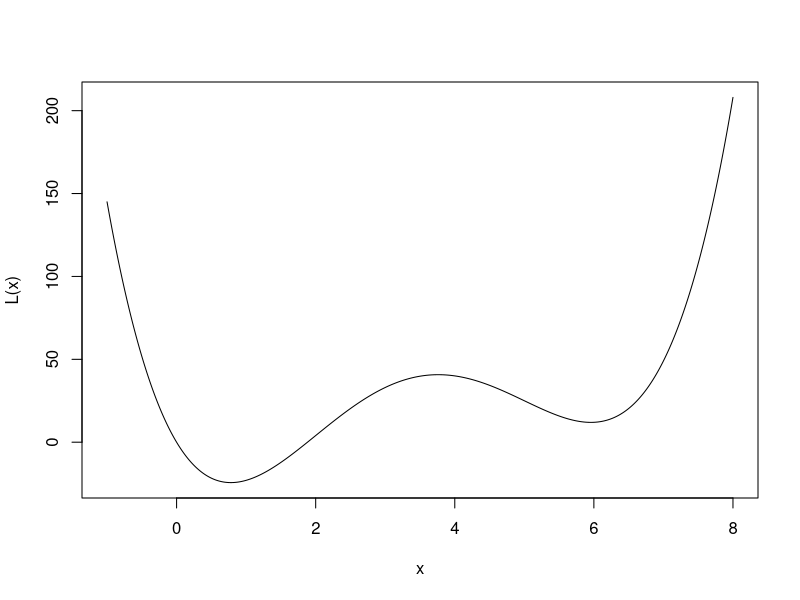
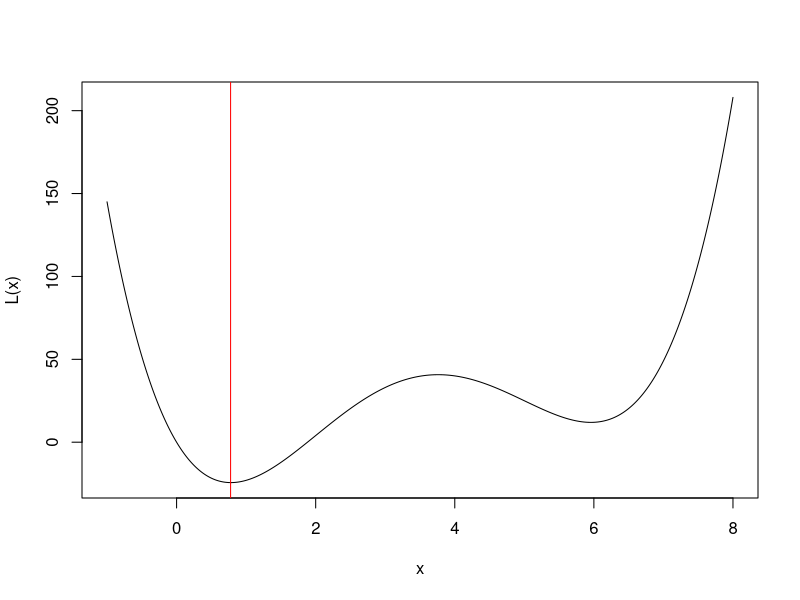
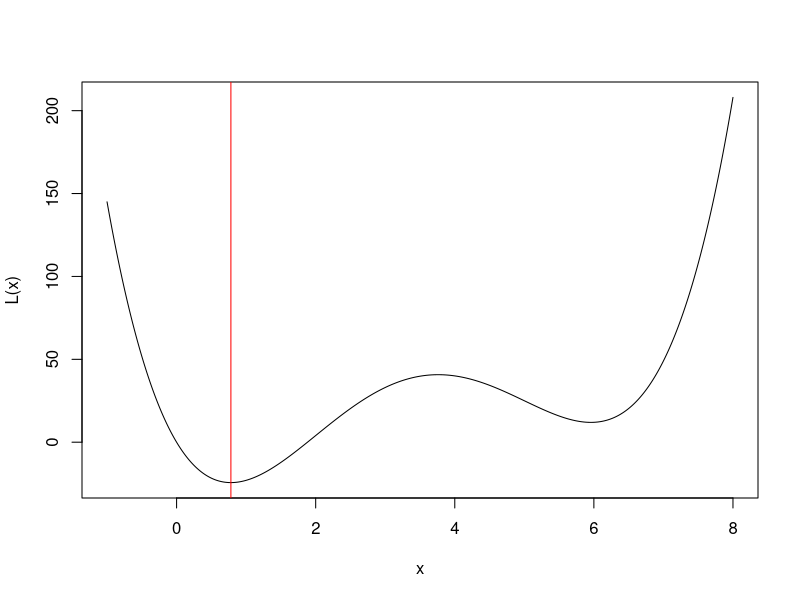
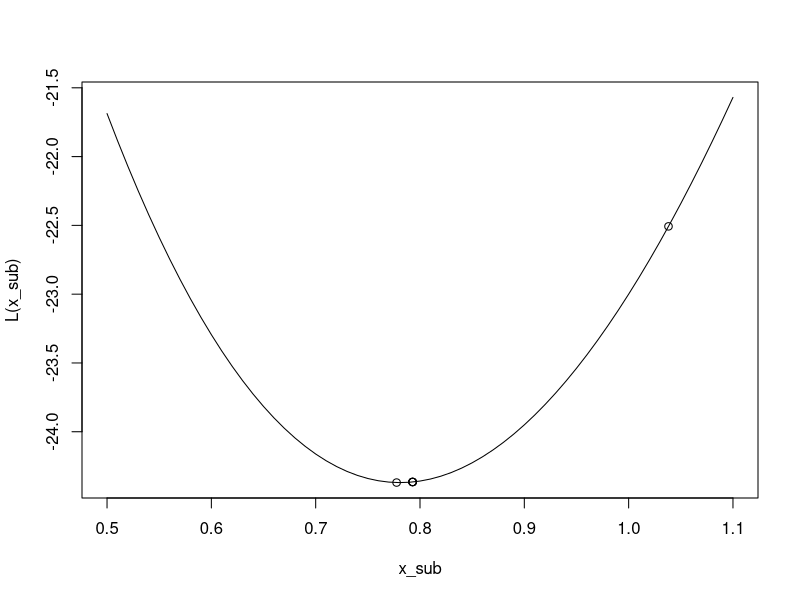
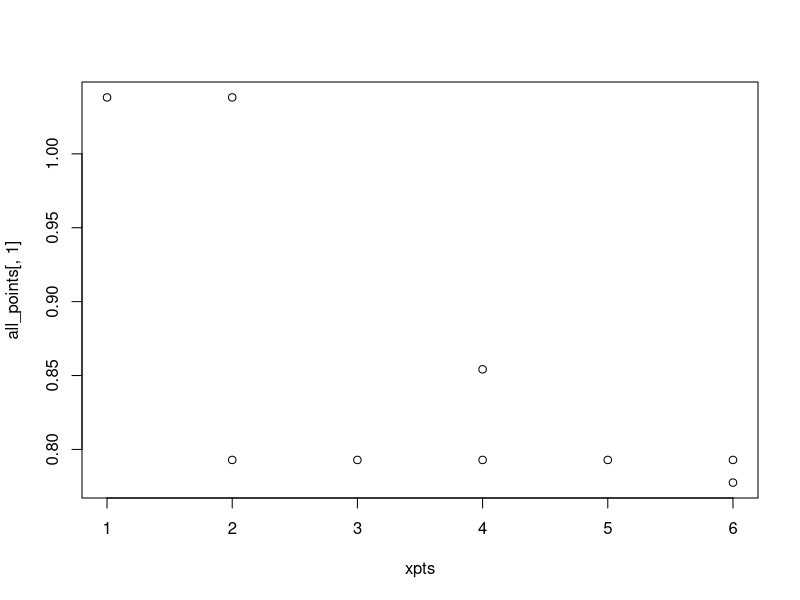
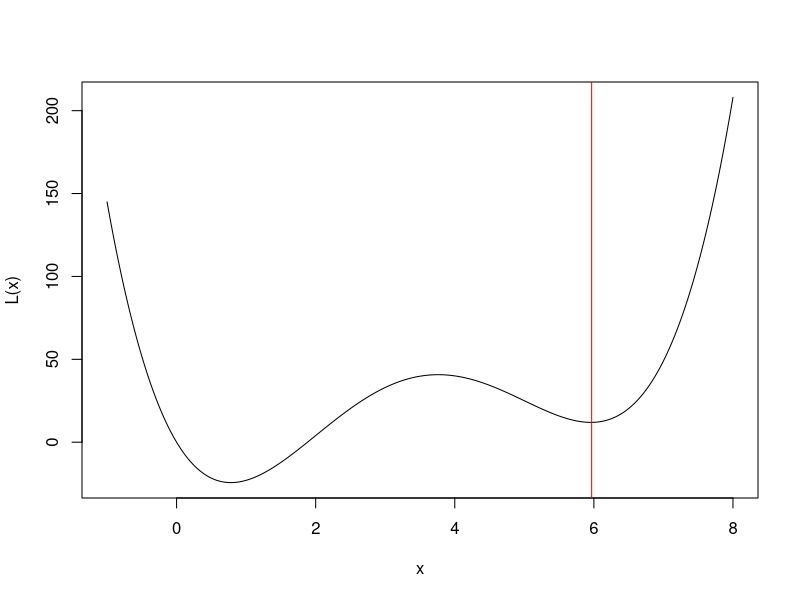
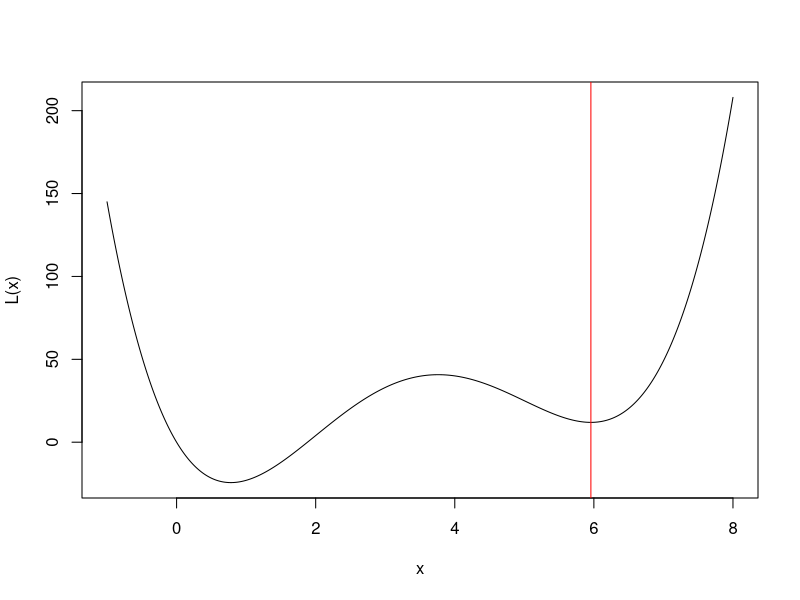
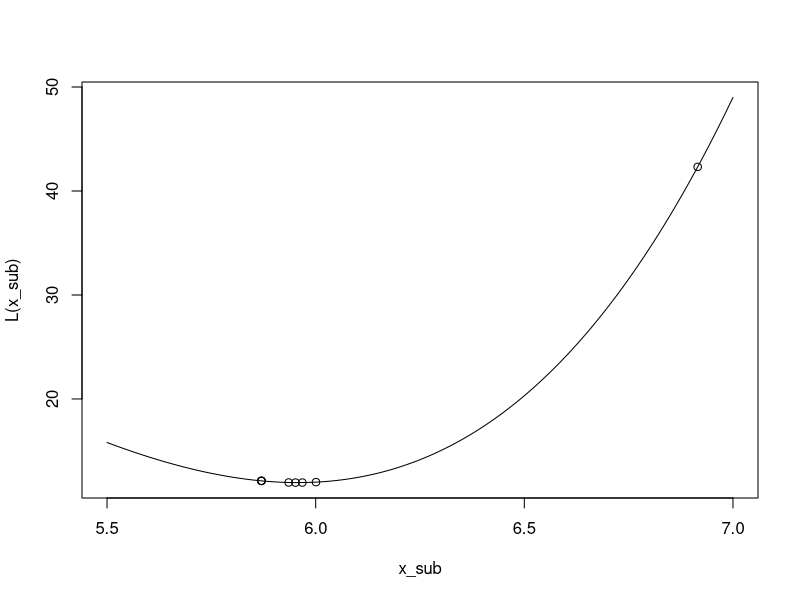

Recreate these plots in R, in order.
## ---- chunk 1
set.seed(42)
## ---- chunk 2
L <- function(x) {
    x^4 - 14*x^3 + 60*x^2 - 70*x
}
## ---- chunk 3
# plot function
x <- seq(-1, 8, 0.001)
plot(x, L(x), type="l")
## ---- chunk 4
example_nm <- function(par=c(0, 2), fn = L, return_points=FALSE) {
    # parameters
    alpha <- 1
    gamma <- 2
    rho <- 0.5
    sigma <- 0.5
    
    # termination criteria
    max_term <- 100
    sd_threshold <- 0.01
    
    dim <- 2
    points <- runif(dim, min=par[1], max=par[2])
    
    point_mat <- NA
    
    iter <- 1
    while(sd(points) >= sd_threshold & iter <= max_term) {
        # Order points
        points <- points[order(L(points))]
        if (return_points) {
            if (iter == 1) {
                point_mat <- matrix(points, nrow=1, ncol=dim)
            } else {
                point_mat <- rbind(point_mat, matrix(points, nrow=1, ncol=dim))
            }
        }
        
        # Compute centroid - this is merely the first point (2 points only)
        centroid <- points[1:dim-1] / (dim-1)
        # Reflect about centroid
        reflected_point <- centroid +  alpha * (centroid - points[dim])
        val_r <- L(reflected_point)
        # don't need to check reflected
        # criteria; if better than x_n but not better than x_1; isn't possible
        # since x_1 = x_n here
        
        # Expand step
        if (val_r < L(points[1])) {
            expanded <- centroid + gamma * (reflected_point - centroid)
            if (L(expanded) < val_r) {
                points[dim] <- expanded
            } else {
                points[dim] <- reflected_point
            }
        } else {
            contracted <- centroid + rho * (reflected_point - centroid)
            if (L(contracted) < L(points[dim])) {
                # contract
                points[dim] <- contracted
            } else {
                # shrink
                points <- points[1] + sigma * (points - points[1])
            }
        }
        # next iteration
        iter <- iter + 1
    }
    if (return_points) {
        return(point_mat)
    }
    return(points[1])
}
## ---- chunk 5
print(example_nm())
plot(x, L(x), type="l")
abline(v=example_nm(), col="red")
## ---- chunk 6
my_loss <- function(x) {
    L(x)[1]
}
val <- optim(par = c(0, 2), fn = my_loss, method="Nelder-Mead")$par[1]
print(val)
plot(x, L(x), type="l")
abline(v=val, col="red")
## ---- chunk 7
all_points <- example_nm(return_points = TRUE)
best_points <- all_points[,1]
print(best_points)
x_sub <- seq(0.5, 1.1, 0.01)
plot(x_sub, L(x_sub), type="l")
points(best_points, L(best_points))
## ---- chunk 8
xpts <- 1:length(best_points)
plot(xpts, all_points[,1])
points(xpts, all_points[,2])
## ---- chunk 9
print(example_nm(par=c(6,8)))
plot(x, L(x), type="l")
abline(v=example_nm(par=c(6,8)), col="red")
## ---- chunk 10
my_loss <- function(x) {
    L(x)[1]
}
val <- optim(par = c(6, 8), fn = my_loss, method="Nelder-Mead")$par[1]
print(val)
plot(x, L(x), type="l")
abline(v=val, col="red")
## ---- chunk 11
all_points <- example_nm(par = c(6,8), return_points = TRUE)
best_points <- all_points[,1]
print(best_points)
x_sub <- seq(5.5, 7, 0.01)
plot(x_sub, L(x_sub), type="l")
points(best_points, L(best_points))
## ---- chunk 12
xpts <- 1:length(best_points)
plot(xpts, all_points[,1])
points(xpts, all_points[,2])
## ---- chunk 13
L_prime <- function(x) {
    4*x^3 - 14*3*x^2 + 120*x - 70
}

L_prime_2 <- function(x) {
    12*x^2 - 14*6*x + 120
}
## ---- chunk 14
# plot function
x <- seq(-1, 8, 0.001)
plot(x, L_prime(x), type="l")
## ---- chunk 15
example_newton <- function(init_area=c(0, 2), return_points=FALSE) {
    # termination criteria
    diff_threshold <- 0.01
    
    point <- runif(1, init_area[1], init_area[2])
    point_mat <- NA
    
    diff <- 1
    iter <- 1
    while(diff > diff_threshold) {
        # store iteration
          if (return_points) {
              if (iter == 1) {
                  points <- c(point)
                  point_mat <- matrix(points, nrow=1, ncol=1)
              } else {
                  points <- c(point)
                  point_mat <- rbind(point_mat, matrix(points, nrow=1, ncol=1))
              }
          }
        
        point_new <- point - L_prime(point) / L_prime_2(point)
        diff <- abs(L(point) - L(point_new))
        point <- point_new
        iter <- iter + 1
    }
    if (return_points) {
        return(point_mat)
    }
    return(point)
}
## ---- chunk 16
print(example_newton())
plot(x, L(x), type="l")
abline(v=example_nm(), col="red")
## ---- chunk 17
my_loss <- function(x) {
    L(x)[1]
}
val <- optim(par = c(0, 2), fn = my_loss, method="Nelder-Mead")$par[1]
print(val)
plot(x, L(x), type="l")
abline(v=val, col="red")
## ---- chunk 18
all_points <- example_newton(return_points = TRUE)
best_points <- all_points[,1]
print(best_points)
x_sub <- seq(-6, 2, 0.01)
plot(x_sub, L(x_sub), type="l")
points(best_points, L(best_points))
## ---- chunk 19
xpts <- 1:length(best_points)
ypts <- best_points
plot(xpts, ypts)
## ---- chunk 20
print(example_newton(init_area=c(6,8)))
plot(x, L(x), type="l")
abline(v=example_newton(init_area=c(6,8)), col="red")
## ---- chunk 21
my_loss <- function(x) {
    L(x)[1]
}
val <- optim(par = c(6, 8), fn = my_loss, method="Nelder-Mead")$par[1]
print(val)
plot(x, L(x), type="l")
abline(v=val, col="red")
## ---- chunk 22
all_points <- example_newton(init_area = c(6,8), return_points = TRUE)
best_points <- all_points[,1]
print(best_points)
x_sub <- seq(5.5, 7, 0.01)
plot(x_sub, L(x_sub), type="l")
points(best_points, L(best_points))
## ---- chunk 23
xpts <- 1:length(best_points)
ypts <- best_points
plot(xpts, ypts)
## ---- chunk 24
N <- 300
beta_1 <- 1
beta_2 <- 0.1

Z_1 <- function(n) {
  return(rnorm(n, -1, 0.5))
}
Z_2 <- function(n) {
  return(rnorm(n, 1, 0.5))
}
error <- function(n) {
  return(rnorm(n, 0, 0.1))
}


Y <- beta_1*Z_1(N) + beta_2*Z_2(N) + error(N)
## ---- chunk 25
L <- function(beta=c(1,0.1)) {
  mean(Y )
}
